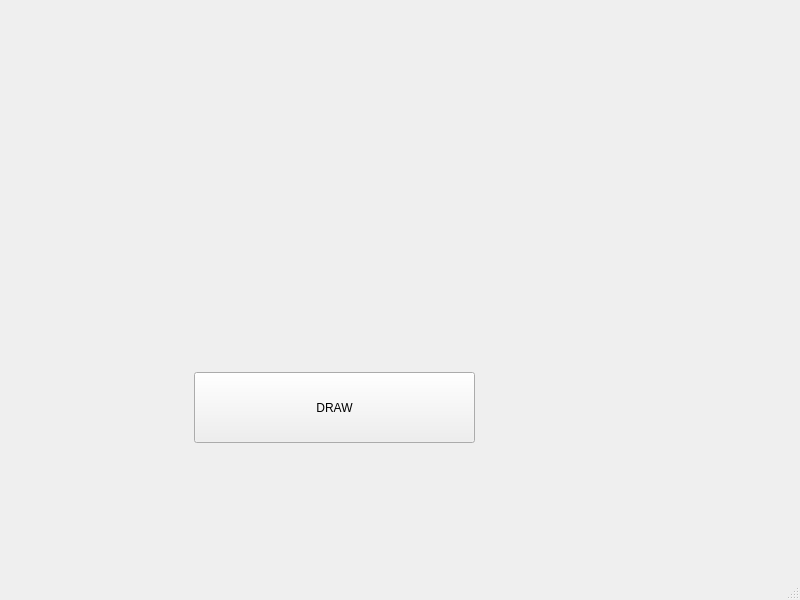
<?xml version="1.0" encoding="UTF-8"?>
<ui version="4.0">
 <class>MainWindow</class>
 <widget class="QMainWindow" name="MainWindow">
  <property name="geometry">
   <rect>
    <x>0</x>
    <y>0</y>
    <width>800</width>
    <height>600</height>
   </rect>
  </property>
  <property name="windowTitle">
   <string>MainWindow</string>
  </property>
  <widget class="QWidget" name="centralwidget">
   <widget class="QPushButton" name="pushButton">
    <property name="geometry">
     <rect>
      <x>194</x>
      <y>372</y>
      <width>281</width>
      <height>71</height>
     </rect>
    </property>
    <property name="text">
     <string>DRAW</string>
    </property>
   </widget>
   <widget class="QLabel" name="label">
    <property name="geometry">
     <rect>
      <x>190</x>
      <y>70</y>
      <width>281</width>
      <height>281</height>
     </rect>
    </property>
    <property name="text">
     <string/>
    </property>
   </widget>
  </widget>
  <widget class="QMenuBar" name="menubar">
   <property name="geometry">
    <rect>
     <x>0</x>
     <y>0</y>
     <width>800</width>
     <height>21</height>
    </rect>
   </property>
  </widget>
  <widget class="QStatusBar" name="statusbar"/>
 </widget>
 <resources/>
 <connections/>
</ui>
